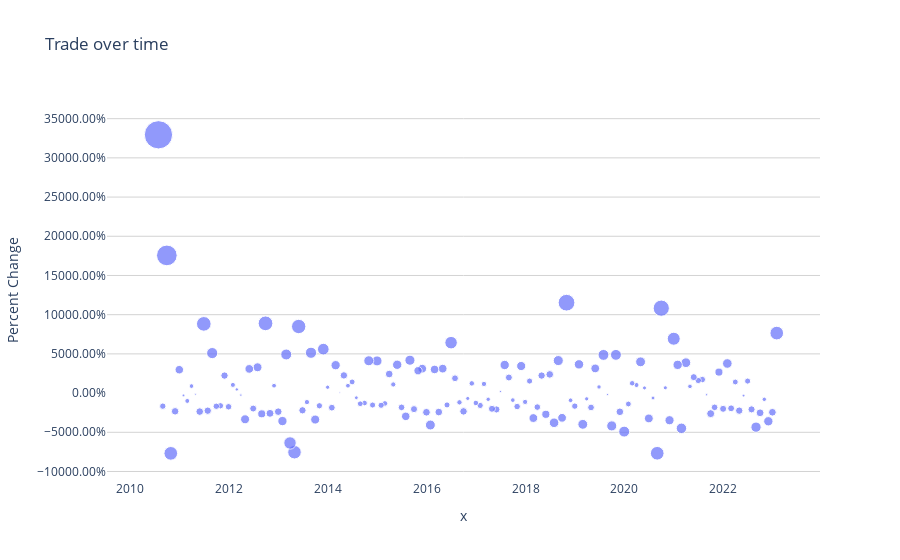

The notebook cell saved with this chart:
### Code cell
changeTracker = px.scatter( x = date, y = stock_Volume_Change, title = 'Trade over time', size = stock_Volume_Change_abs)

changeTracker.update_layout(
    yaxis_tickformat = '.2%',
    yaxis_title = 'Percent Change',
    xaxis_showgrid=False,   # Set the x-axis grid lines to show
    # yaxis_showgrid=False,   # Set the y-axis grid lines to show
    xaxis_gridcolor='lightgray',  # Set the x-axis grid color
    yaxis_gridcolor='lightgray',  # Set the y-axis grid color
    plot_bgcolor='rgb(255, 255, 255)',  # Set the background color to white
)

### Figure 1 — Plotly figure (JSON) as saved in the notebook; plotly's stock layout.template omitted (floating-point values rounded to 4 significant figures; data arrays with more than 128 entries replaced by an {"elided": "..."} marker saying what was removed)
{"data": [{"hovertemplate": "x=%{x}<br>y=%{y}<br>size=%{marker.size}<extra></extra>", "legendgroup": "", "marker": {"color": "#636efa", "size": {"elided": "152 float values"}, "sizemode": "area", "sizeref": 0.8235, "symbol": "circle"}, "mode": "markers", "name": "", "orientation": "v", "showlegend": false, "type": "scatter", "x": {"elided": "152 str values"}, "xaxis": "x", "y": {"elided": "152 float values"}, "yaxis": "y"}], "layout": {"autosize": true, "legend": {"itemsizing": "constant", "tracegroupgap": 0}, "plot_bgcolor": "rgb(255, 255, 255)", "title": {"text": "Trade over time"}, "xaxis": {"anchor": "y", "autorange": true, "domain": [0, 1], "gridcolor": "lightgray", "range": ["2009-08-10 00:50:17.9589", "2023-12-03 00:18:36.5197"], "showgrid": false, "title": {"text": "x"}, "type": "date"}, "yaxis": {"anchor": "x", "autorange": true, "domain": [0, 1], "gridcolor": "lightgray", "range": [-125.7, 402.2], "tickformat": ".2%", "title": {"text": "Percent Change"}, "type": "linear"}}}
